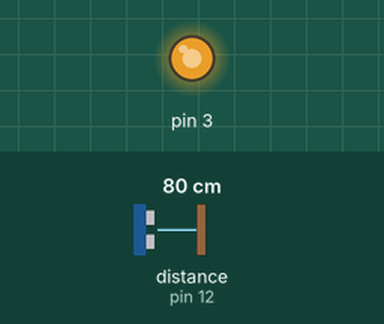
Simulated run of this sketch. Board: Arduino Uno, built with avr-gcc and run on an emulated ATmega328P. On the bench: output pins drawn as LEDs (lit = HIGH). The test bench sets the inputs (shaded band); at power-on: distance to the obstacle (sensor on pin 12) 80 cm. The echo pulse lasts 58.3 µs per cm; what the sketch prints to the serial monitor is not drawn.

Above: at 1.2 s.
1.3 s: distance to the obstacle (sensor on pin 12) set to 2 cm
At 2.1 s:
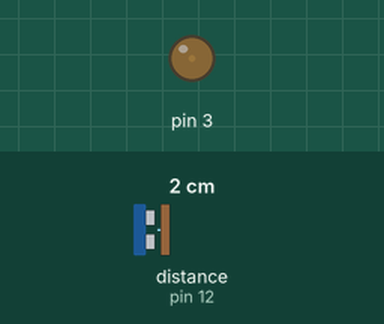
2.8 s: distance to the obstacle (sensor on pin 12) set to 35 cm
At 3.6 s:
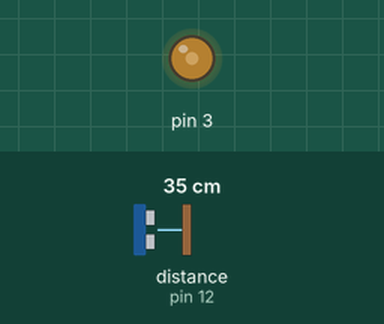
4.3 s: distance to the obstacle (sensor on pin 12) set to 60 cm
At 4.8 s:
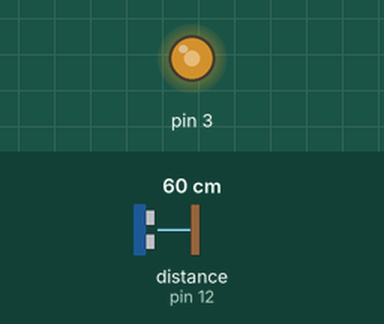
Timing chart, 0 to 7.3 s (numbered marks = the images above; inputs shaded):
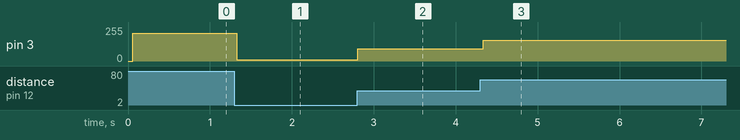

Measured:
- after the input at 1.3 s, pin 3: 207/255 → 10/255 at once
- after the input at 2.8 s, pin 3: 10/255 → 93/255 at once
- after the input at 4.3 s, pin 3: 93/255 → 157/255 at once

The sketch:

UltrasonicWithLEDs.ino
```cpp
#include <NewPing.h>

#define TRIGGER_PIN  13  // Arduino pin tied to trigger pin on the ultrasonic sensor.
#define ECHO_PIN     12  // Arduino pin tied to echo pin on the ultrasonic sensor.
#define MAX_DISTANCE 200 // Maximum distance we want to ping for (in centimeters). Maximum sensor distance is rated at 400-500cm.

NewPing sonar(TRIGGER_PIN, ECHO_PIN, MAX_DISTANCE);

void setup() {
  pinMode(3,OUTPUT);
  Serial.begin(115200);
}

void loop() {
  // put your main code here, to run repeatedly:
  delay(50);                     // Wait 50ms between pings (about 20 pings/sec). 29ms should be the shortest delay between pings.
  Serial.print("Ping: ");
  int distance=sonar.ping_cm();
int  intensity=map(distance,0,100,6,255);
  analogWrite(3,intensity);


}
```
